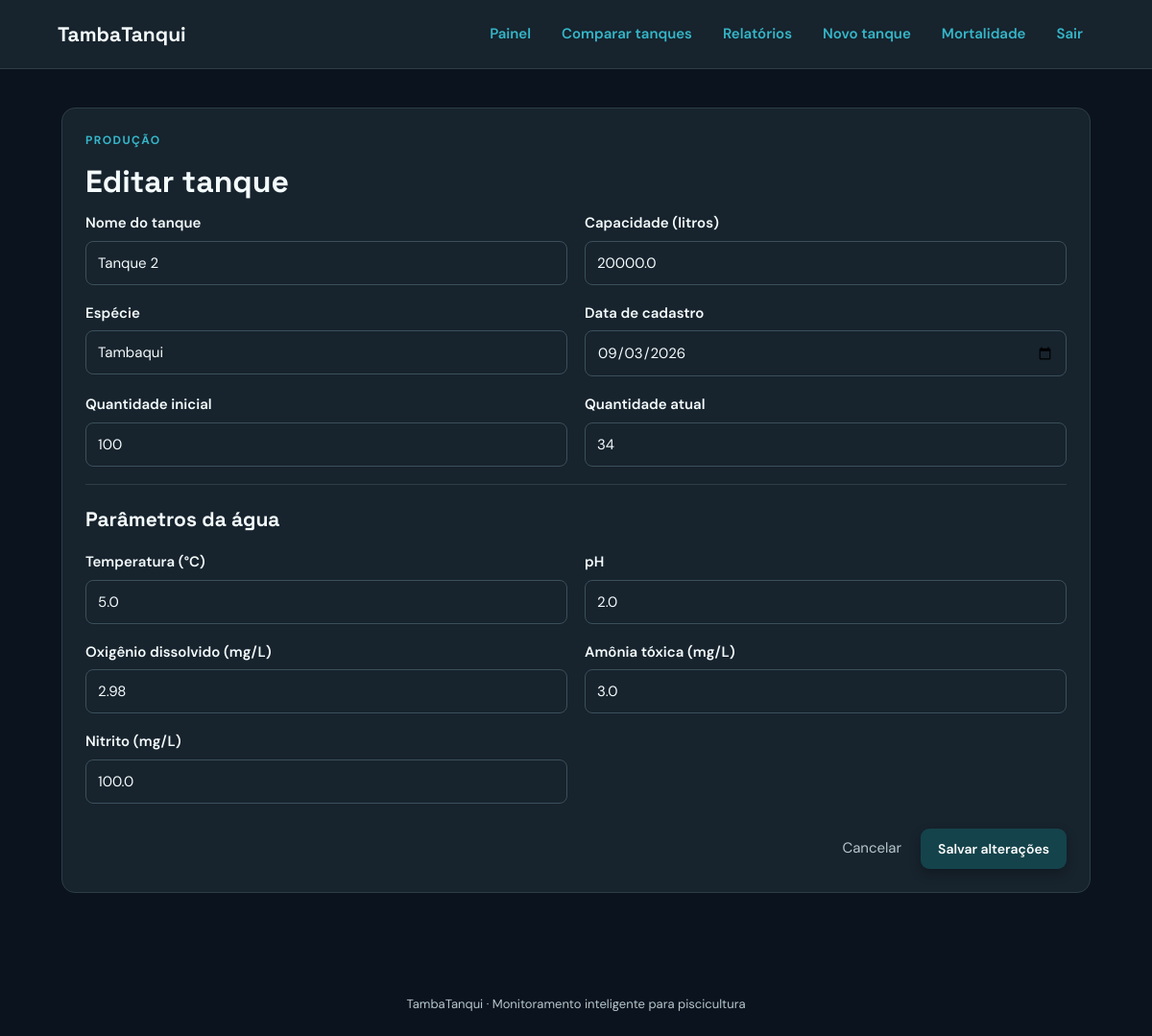
The app's page /editar_tanque/8 (signed in) with its own data.
### tables this page shows
CREATE TABLE tanques (
            id INTEGER PRIMARY KEY AUTOINCREMENT,
            nome TEXT NOT NULL,
            capacidade REAL NOT NULL,
            especie TEXT NOT NULL,
            data_cadastro TEXT NOT NULL,
            quantidade_inicial INTEGER NOT NULL,
            quantidade_atual INTEGER NOT NULL
        , temperatura REAL NOT NULL DEFAULT 0, ph REAL NOT NULL DEFAULT 0, oxigenio REAL NOT NULL DEFAULT 0, amonia REAL NOT NULL DEFAULT 0, nitrito REAL NOT NULL DEFAULT 0);

### app.py (the view, shortened to what this page needs)
@app.route("/editar_tanque/<int:id>", methods=["GET", "POST"])
@login_required
def editar_tanque(id):
    db = get_db()
    tanque = db.execute("SELECT * FROM tanques WHERE id = ?", (id,)).fetchone()
    if tanque is None:
        flash("Tanque não encontrado.", "error")
        return redirect(url_for("index"))
    return render_template("editar_tanque.html", tanque=tanque)

### app.py (called while the page is built)
def get_db():
    if "db" not in g:
        g.db = sqlite3.connect(DATABASE)
        g.db.row_factory = sqlite3.Row
    return g.db

@app.context_processor
def template_globals():
    return {"today": date.today().isoformat(), "usuario": session.get("usuario"), "avaliar_parametro": avaliar_parametro}

@app.before_request
def enforce_session_timeout():
    if "usuario_id" not in session:
        return None
    agora = time.time()
    ultima_atividade = session.get("ultima_atividade", agora)
    if agora - ultima_atividade > SESSION_TIMEOUT_SECONDS:
        session.clear()
        flash("Sua sessão expirou por inatividade. Entre novamente.", "error")
        return redirect(url_for("login", next=request.path))
    session["ultima_atividade"] = agora
    return None

def login_required(view):
    @wraps(view)
    def wrapped_view(*args, **kwargs):
        if "usuario_id" not in session:
            flash("Entre na sua conta para acessar o painel.", "error")
            return redirect(url_for("login", next=request.path))
        return view(*args, **kwargs)
    return wrapped_view

### templates/editar_tanque.html
{% extends 'base.html' %}{% block title %}Editar tanque · TambaTanqui{% endblock %}{% block content %}<div class="form-card card"><p class="eyebrow">PRODUÇÃO</p><h1>Editar tanque</h1><form method="post" class="grid-form"><label>Nome do tanque<input name="nome" value="{{ tanque.nome }}" required></label><label>Capacidade (litros)<input type="number" name="capacidade" min="1" step="0.01" value="{{ tanque.capacidade }}" required></label><label>Espécie<input name="especie" value="{{ tanque.especie }}" required></label><label>Data de cadastro<input type="date" name="data_cadastro" value="{{ tanque.data_cadastro }}" required></label><label>Quantidade inicial<input value="{{ tanque.quantidade_inicial }}" disabled></label><label>Quantidade atual<input type="number" name="quantidade_atual" min="0" value="{{ tanque.quantidade_atual }}" required></label><div class="parameter-fields"><h2>Parâmetros da água</h2><div class="grid-form"><label>Temperatura (°C)<input type="number" name="temperatura" min="0" step="0.1" value="{{ tanque.temperatura }}" required></label><label>pH<input type="number" name="ph" min="0" step="0.1" value="{{ tanque.ph }}" required></label><label>Oxigênio dissolvido (mg/L)<input type="number" name="oxigenio" min="0" step="0.1" value="{{ tanque.oxigenio }}" required></label><label>Amônia tóxica (mg/L)<input type="number" name="amonia" min="0" step="0.01" value="{{ tanque.amonia }}" required></label><label>Nitrito (mg/L)<input type="number" name="nitrito" min="0" step="0.01" value="{{ tanque.nitrito }}" required></label></div></div><div class="form-actions"><a href="{{ url_for('index') }}">Cancelar</a><button class="button" type="submit">Salvar alterações</button></div></form></div>{% endblock %}

### static/style.css (style rules this page uses)
:root { --navy: #f4fbfc; --blue: #35b6c8; --blue-hover: #2694a8; --cyan: #183b45; --bg: #0b131e; --card-bg: #17232d; --muted: #b7c7cc; --line: #2c3d47; --red: #f07b83; --green: #55c596; --radius-sm: 8px; --radius-md: 9px; --radius-lg: 14px; --shadow: 0 5px 12px #00000040; --transition: 0.2s ease-in-out; }
* { box-sizing: border-box; }
body { margin: 0; background: var(--bg); color: var(--navy); font: 15px 'DM Sans', sans-serif; line-height: 1.5; }
h1, h2, p { margin-top: 0; }
h1, h2, .brand { font-family: 'Space Grotesk', sans-serif; }
h1 { font-size: 32px; margin-bottom: 8px; }
h2 { font-size: 21px; margin-bottom: 4px; }
.eyebrow { color: var(--blue); font-size: 12px; font-weight: 700; letter-spacing: 1.4px; margin-bottom: 10px; text-transform: uppercase; }
.button { display: inline-block; background: #14434B; color: #fff; border: 0; border-radius: var(--radius-md); padding: 12px 18px; font: 600 14px 'DM Sans'; text-decoration: none; cursor: pointer; box-shadow: var(--shadow); transition: transform 0.2s ease, box-shadow 0.2s ease; }
.stats div, .card { background: var(--card-bg); border: 1px solid var(--line); border-radius: var(--radius-lg); }
.card { padding: 24px; margin-bottom: 22px; }
.parameter-fields { grid-column: 1 / -1; border-top: 1px solid var(--line); padding-top: 20px; }
.parameter-fields h2 { margin-bottom: 4px; }
.parameter-fields > .grid-form { margin-top: 18px; }
.form-card { width: 100%; max-width: none; margin: 0 auto 22px; }
.grid-form { display: grid; grid-template-columns: 1fr 1fr; gap: 18px; }
label { display: flex; flex-direction: column; gap: 7px; font-weight: 600; }
input, select, textarea { width: 100%; border: 1px solid #3b505b; border-radius: var(--radius-sm); padding: 12px; background: var(--card-bg); color: var(--navy); font: 15px 'DM Sans'; transition: border-color var(--transition), box-shadow var(--transition); }
.form-actions { grid-column: 1 / -1; display: flex; justify-content: flex-end; align-items: center; gap: 20px; margin-top: 8px; }
.form-actions a { color: var(--muted); text-decoration: none; transition: color var(--transition); }

### records on screen
tanques: nome "Tanque 2", capacidade "20000.0", especie "Tambaqui", data_cadastro "09/03/2026", quantidade_inicial "100", quantidade_atual "34", temperatura "5.0", ph "2.0", oxigenio "2.98", amonia "3.0", nitrito "100.0"
